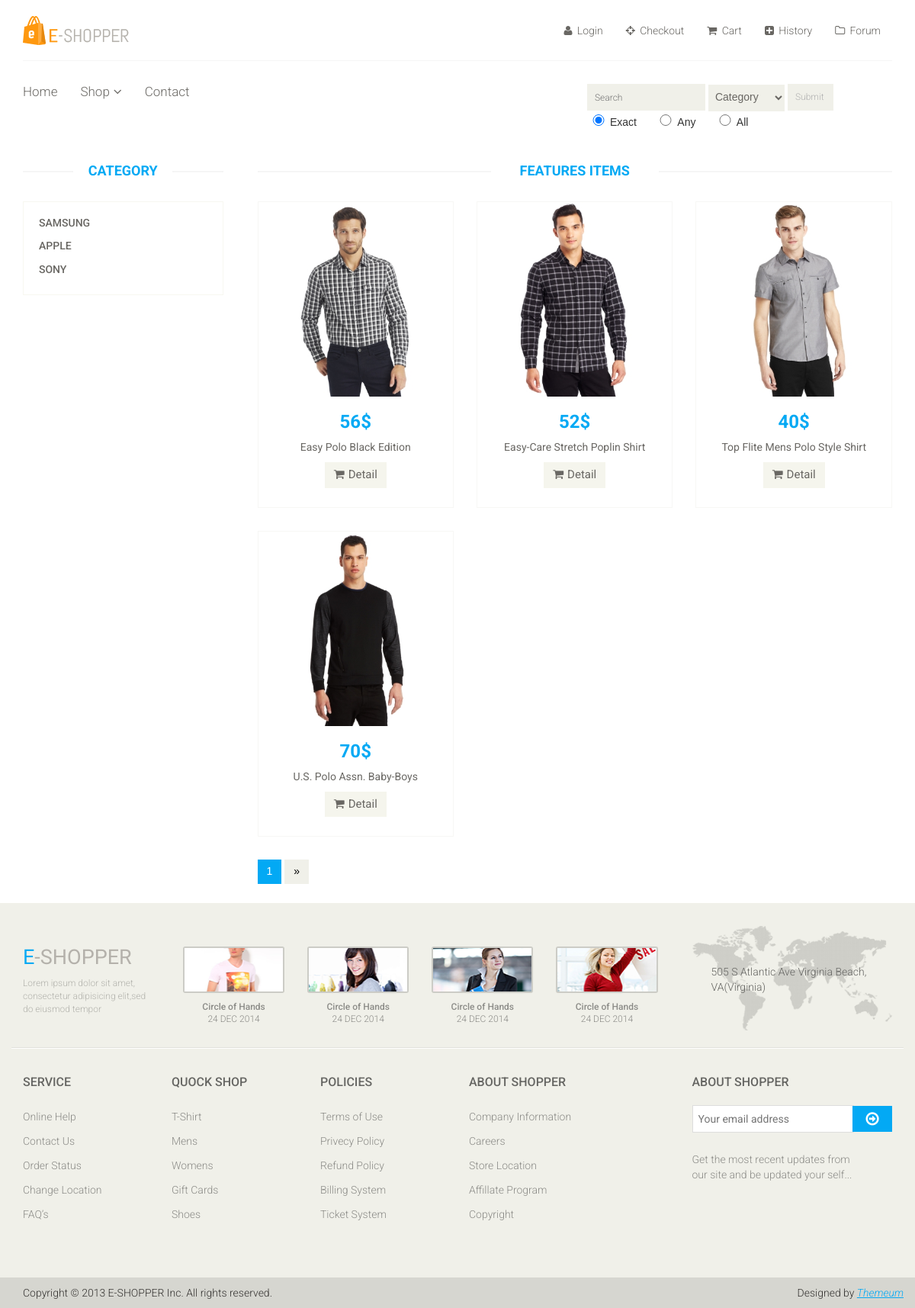
Screenshot of /shop.php?cat=Samsung&i=1 with the database file from the repository.
### tables this page shows
CREATE TABLE IF NOT EXISTS `category` (
  `ID` int(11) NOT NULL,
  `Name` varchar(15) NOT NULL
);

CREATE TABLE IF NOT EXISTS `item` (
  `ID` int(11) NOT NULL,
  `Name` varchar(45) DEFAULT NULL,
  `price` int(11) DEFAULT NULL,
  `image` varchar(100) DEFAULT NULL,
  `category` text NOT NULL,
  `Detail` varchar(1000) NOT NULL
);

### shop.php (the view, shortened to what this page needs)
<?php
        include("header.php");
?>
<body>
	<section>
		<div class='container'>
			<div class='row'>
				<?php
                    include("sidebar.php");
                ?>
				<div class='col-sm-9 padding-right'>
					<div class='features_items'>
						<h2 class='title text-center'>Features Items</h2>
						<?php
							$cat = $_REQUEST["cat"];
							if ($cat == "All")
								$sel=mysql_query("select * from item");
							else
								$sel=mysql_query("select * from item where category = '$cat'");
							$arrlength = mysql_numrows($sel);
							$imax = 1;
							if($arrlength% 9==0)
							{
								$imax = $arrlength/12;
							}
							else
							{
								$imax = ($arrlength - $arrlength%12)/12 + 1;
							}
							$ci = $_REQUEST["i"];
							for($x = ($ci-1)*9 ; $x < $arrlength and $x < $ci*9; $x++) {
								echo "
							   <div class='col-sm-4'>
									<div class='product-image-wrapper'>
										<div class='single-products'>
												<div class='productinfo text-center'>
                                                    <a href='product-details.php?index=".mysql_result($sel,$x,"ID")."' >
													   <img src=".mysql_result($sel,$x,"image")." alt='' />
													</a>
                                                    <h2>".mysql_result($sel,$x,"price")."$</h2>
													<p>".mysql_result($sel,$x,"Name")."</p>
													<a href='product-details.php?index=".mysql_result($sel,$x,"ID")."' class='btn btn-default add-to-cart'><i class='fa fa-shopping-cart'></i>Detail</a>
												</div>
										</div>
									</div>
								</div>";
							}
                        ?>
						</div>
						<?php
						echo "<div><ul class='pagination'>";
                        for($i = 1; $i<= $imax; $i++ )
                        {
                            if($ci==$i)
                            {
                                echo "<li class='active'><a href='?cat=".$cat."&i=".$i."'>".$i."</a></li>";
                            }
                            else
                            {
                                echo "<li><a href='?cat=".$cat."&i=".$i."''>".$i."</a></li>";
                            }
                        }
                        if($ci >= $imax)
                        {
                            echo "<li><a href='?cat=".$cat."&i=".$imax."''>&raquo;</a></li>";
                        }
                        else
                        {
                            echo "<li><a href='?cat=".$cat."&i=".($ci+1)."''>&raquo;</a></li>";
                        }
						echo "</ul></div>";
                        ?>
				</div>
			</div>
		</div>
	</section>
</body>
<?php
	include("footer.php");
?>

### sidebar.php (shortened to what this page needs)
<div class='col-sm-3'>
	<div class='left-sidebar'>
		<h2>Category</h2>
		<div class='panel-group category-products' id='accordian'>
			<?php
				$sel = mysql_query("select * from category");
				while($arr=mysql_fetch_array($sel))
				{
					$name = $arr["Name"];
					echo "
						<div class='panel panel-default'>
							<div class='panel-heading'>
								<h4 class='panel-title'><a href='shop.php?cat=$name&i=1'>$name</a></h4>
							</div>
						</div>
					";
				}
			?>
		</div>
	</div>
</div>

### css/main.css (style rules this page uses)
body { font-family: 'Tahoma', sans-serif; background:; position: relative; font-weight:400px; }
ul li { list-style: none; }
a { -webkit-transition: 300ms; -moz-transition: 300ms; -o-transition: 300ms; transition: 300ms; }
h1, h2, h3, h4, h5, h6 { font-family: 'Roboto', sans-serif; }
.category-products { border: 1px solid #F7F7F0; margin-bottom: 35px; padding-bottom: 20px; padding-top: 15px; }
.left-sidebar h2, .brands_products h2 { color: #03a9f4; font-family: 'Roboto', sans-serif; font-size: 18px; font-weight: 700; margin: 0 auto 30px; text-align: center; text-transform: uppercase; position: relative; z-index:3; }
.left-sidebar h2:after, h2.title:after { content: " "; position: absolute; border: 1px solid #f5f5f5; bottom:8px; left: 0; width: 100%; height: 0; z-index: -2; }
.left-sidebar h2:before { content: " "; position: absolute; background: #fff; bottom: -6px; width: 130px; height: 30px; z-index: -1; left: 50%; margin-left: -65px; }
h2.title:before { content: " "; position: absolute; background: #fff; bottom: -6px; width: 220px; height: 30px; z-index: -1; left: 50%; margin-left: -110px; }
.category-products .panel { background-color: #FFFFFF; border: 0px; border-radius: 0px; box-shadow:none; margin-bottom: 0px; }
.category-products .panel-default .panel-heading { background-color: #FFFFFF; border: 0 none; color: #FFFFFF; padding: 5px 20px; }
.category-products .panel-default .panel-heading .panel-title a { color: #696763; font-family: 'Roboto', sans-serif; font-size: 14px; text-decoration: none; text-transform: uppercase; }
.padding-right { padding-right: 0; }
.features_items { overflow:hidden; }
h2.title { color: #03a9f4; font-family: 'Roboto', sans-serif; font-size: 18px; font-weight: 700; margin: 0 15px; text-transform: uppercase; margin-bottom: 30px; position: relative; }
.product-image-wrapper { border:1px solid #F7F7F5; overflow: hidden; margin-bottom:30px; }
.single-products { position: relative; }
.productinfo h2 { color: #03a9f4; font-family: 'Roboto', sans-serif; font-size: 24px; font-weight: 700; }
.productinfo p { font-family: 'Roboto', sans-serif; font-size: 14px; font-weight: 400; color: #696763; }
.productinfo img { width: 100%; height: 255px; }
.productinfo { position:relative; }
.add-to-cart { background:#F5F5ED; border: 0 none; border-radius: 0; color: #696763; font-family: 'Roboto', sans-serif; font-size: 15px; margin-bottom: 25px; }
.add-to-cart i { margin-right:5px; }
.pagination { display: inline-block; margin-bottom: 25px; margin-top: 0; padding-left: 15px; }
.pagination li:first-child a, .pagination li:first-child span { border-bottom-left-radius: 0; border-top-left-radius: 0; margin-left: 0; }
.pagination li:last-child a, .pagination li:last-child span { border-bottom-right-radius: 0; border-top-right-radius: 0; }
.pagination .active a, .pagination .active span, .pagination .active a:hover, .pagination .active span:hover, .pagination .active a:focus, .pagination .active span:focus { background-color: #03a9f4; border-color: #03a9f4; color: #FFFFFF; cursor: default; z-index: 2; }
.pagination li a, .pagination li span { background-color: #f0f0e9; border: 0; float: left; line-height: 1.42857; margin-left: -1px; padding: 6px 12px; position: relative; text-decoration: none; margin-right: 5px; color:#000; }

### rows the page displays
category: Name "SAMSUNG"
category: Name "APPLE"
category: Name "SONY"
item: image (picture), price "56", Name "Easy Polo Black Edition"
item: image (picture), price "52", Name "Easy-Care Stretch Poplin Shirt"
item: image (picture), price "40", Name "Top Flite Mens Polo Style Shirt"
item: image (picture), price "70", Name "U.S. Polo Assn. Baby-Boys"
